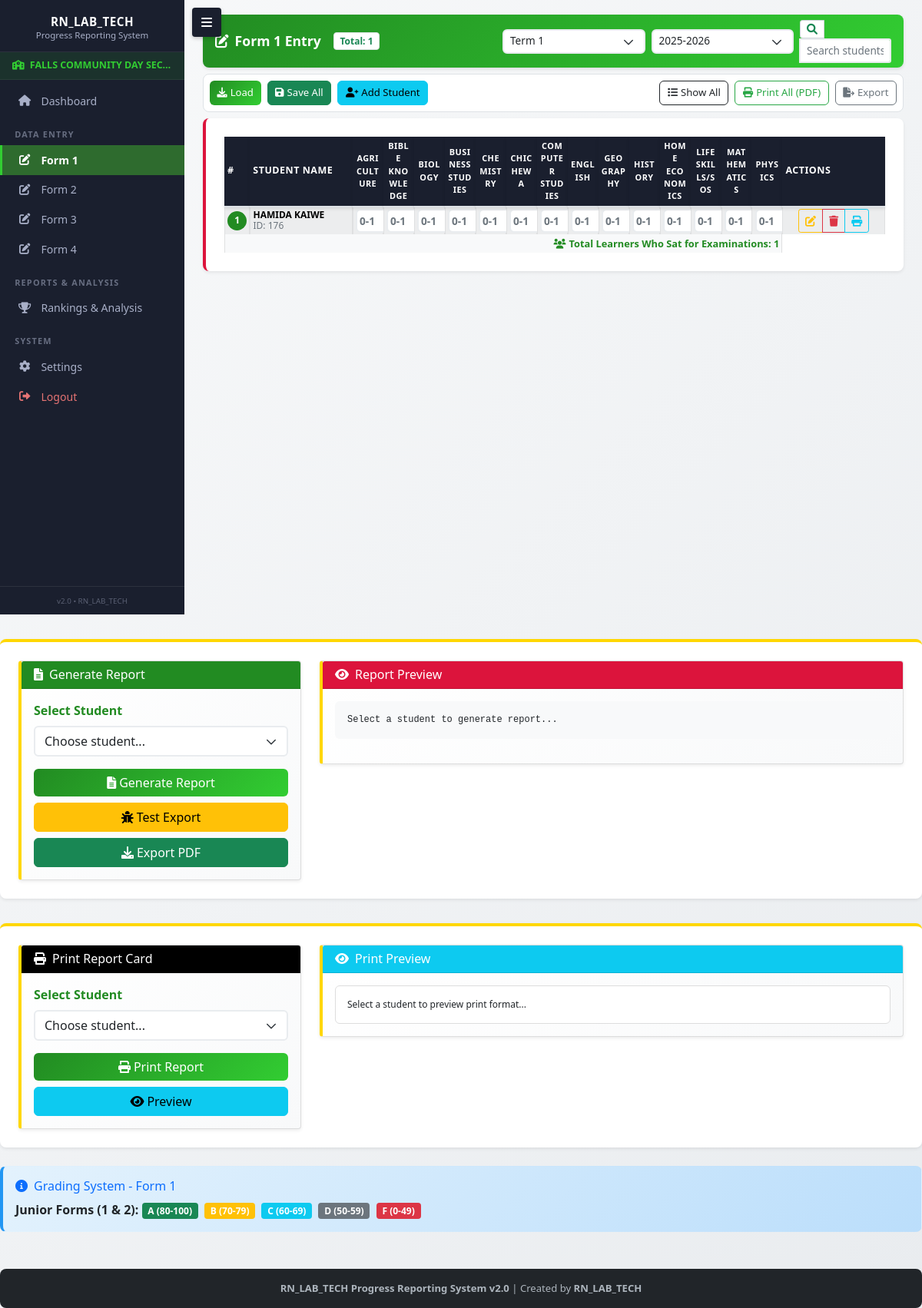
The app's page /form/1 (signed in), older data.
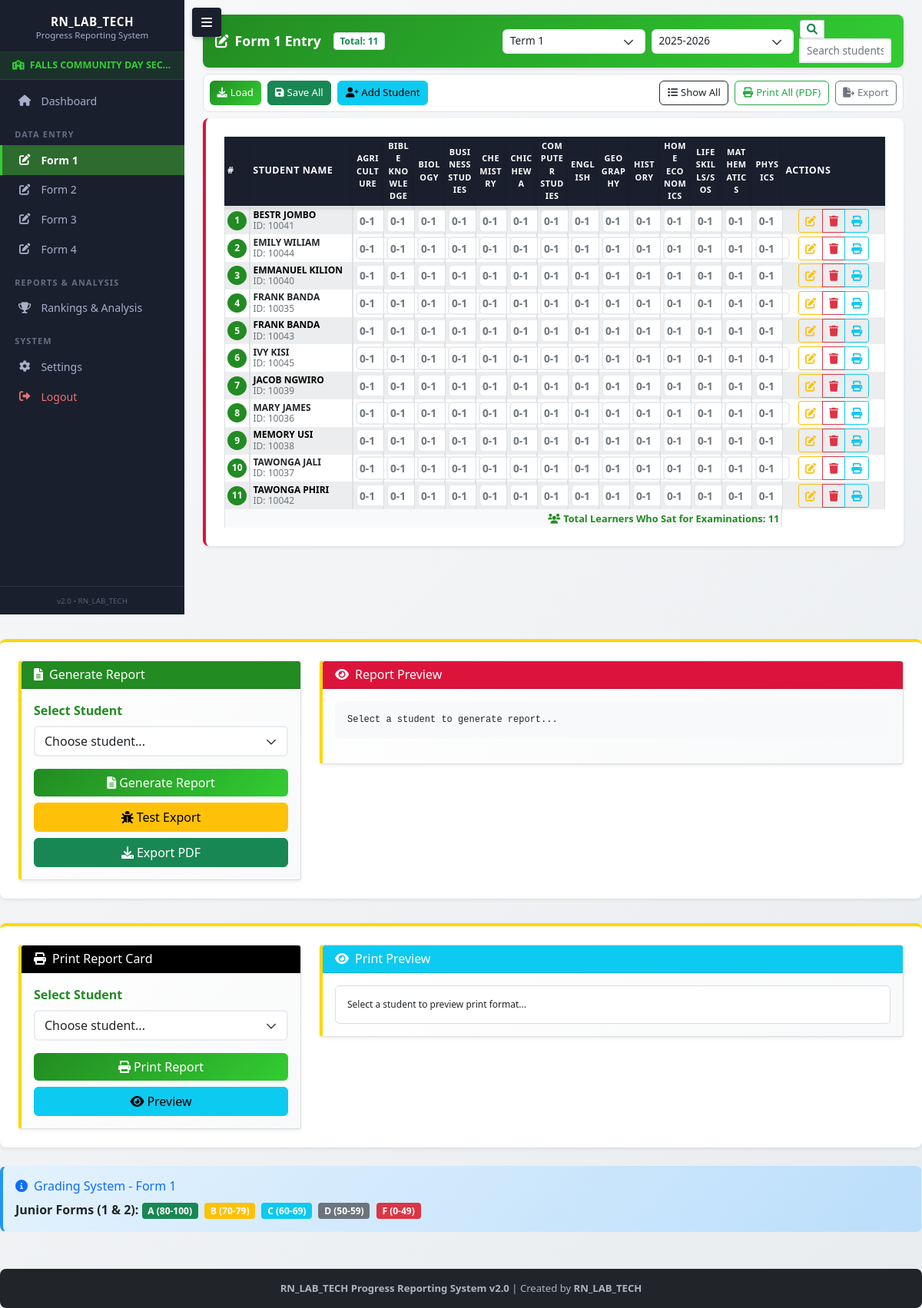
The same page, newer data.
### tables this page shows
CREATE TABLE "students" (
                            student_id INTEGER PRIMARY KEY AUTOINCREMENT,
                            student_number TEXT,
                            first_name TEXT NOT NULL,
                            last_name TEXT NOT NULL,
                            date_of_birth TEXT,
                            grade_level INTEGER NOT NULL,
                            email TEXT,
                            phone TEXT,
                            address TEXT,
                            parent_guardian_name TEXT,
                            parent_guardian_phone TEXT,
                            parent_guardian_email TEXT,
                            status TEXT DEFAULT 'Active',
                            date_enrolled TEXT DEFAULT CURRENT_TIMESTAMP,
                            school_id INTEGER,
                            UNIQUE(student_number, school_id)
                        );

### app.py (the view)
@app.route('/form/<int:form_level>')
def form_data_entry(form_level):
    if form_level not in [1, 2, 3, 4]:
        return redirect(url_for('index'))
    school_id = get_current_school_id()
    if not school_id:
        return redirect(url_for('login'))
    default_subjects = ['Agriculture', 'Bible Knowledge', 'Biology', 'Business Studies', 'Chemistry',
               'Chichewa', 'Computer Studies', 'English', 'Geography',
               'History', 'Life Skills/SOS', 'Mathematics', 'Physics', 'Home Economics']
    try:
        teachers_map = db.get_subject_teachers(form_level=form_level, school_id=school_id)
        merged_subjects = sorted(set(default_subjects) | set(teachers_map.keys()))
    except Exception:
        merged_subjects = sorted(default_subjects)
    if form_level == 1:
        subjects = [s for s in merged_subjects if s != 'Accounting']
    else:
        subjects = merged_subjects
    settings = db.get_school_settings(school_id) if hasattr(db, 'get_school_settings') else {}
    terms = settings.get('terms') or ['Term 1', 'Term 2', 'Term 3']
    academic_years = settings.get('academic_years') or [f'{y}-{y+1}' for y in range(2025, 2036)]
    selected_term = settings.get('selected_term', '')
    selected_academic_year = settings.get('selected_academic_year', '')
    if not selected_term and terms:
        selected_term = terms[0]
    if not selected_academic_year and academic_years:
        selected_academic_year = academic_years[0]
    try:
        students = db.get_students_by_grade(form_level, school_id)
        if selected_term and selected_academic_year:
            has_marks = db.check_marks_exist_for_period(
                form_level, selected_term, selected_academic_year, school_id
            )
            if not has_marks and not students:
                print(f"New academic year/term detected: {selected_academic_year} {selected_term} - no students enrolled yet")
    except Exception as e:
        print(f"Error getting students: {e}")
        students = []
    if not selected_term and terms:
        selected_term = terms[0]
    if not selected_academic_year and academic_years:
        selected_academic_year = academic_years[0]
    return render_template('form_data_entry.html',
                         form_level=form_level,
                         subjects=subjects,
                         students=students,
                         terms=terms,
                         academic_years=academic_years,
                         selected_term=selected_term,
                         selected_academic_year=selected_academic_year)

### app.py (called while the page is built)
def check_auth():
    return 'user_id' in session and 'user_type' in session

def get_current_school_id():
    if session.get('user_type') == 'school':
        return session.get('user_id')
    elif session.get('user_type') == 'school_user':
        return session.get('school_id')
    return None

def check_subscription_status():
    if session.get('user_type') == 'school':
        days_remaining = session.get('days_remaining', 0)
        if days_remaining <= 0:
            return False
    return True

### school_database.py (called while the page is built, shortened)
    def get_connection(self):
        conn = sqlite3.connect(self.db_path, timeout=30.0)
        try:
            conn.execute('PRAGMA journal_mode=DELETE')
        except sqlite3.OperationalError:
            import time
            time.sleep(0.05)
            try:
                conn.execute('PRAGMA journal_mode=DELETE')
            except Exception:
                pass
        conn.execute('PRAGMA synchronous=NORMAL')
        conn.execute('PRAGMA cache_size=10000')
        conn.execute('PRAGMA temp_store=memory')
        return conn

### templates/form_data_entry.html (shortened to what the changed rows need)
{% extends "base.html" %}
{% block content %}
<div class="data-entry-header-compact">
    <div class="d-flex align-items-center gap-3">
        <h2><i class="fas fa-edit me-2"></i>Form {{ form_level }} Entry</h2>
        <span class="badge bg-white text-success border" style="font-size: 0.75rem;">
            Total: <span id="studentCount">{{ students|length }}</span>
        </span>
    </div>
</div>
<div class="marks-table-container mt-1">
    <table class="table table-bordered table-hover table-striped table-sm sticky-header" id="marksTable" style="margin-top: 0 !important;">
        <thead class="table-dark">
            <tr style="position: sticky; top: 0; z-index: 50;">
                <th style="width: 5%; font-size: 0.78rem; padding: 0.18rem; position: sticky; top: 0; z-index: 51; background: #1a1f2e !important; border-top: none !important;">#</th>
                <th style="width: 20%; font-size: 0.78rem; padding: 0.18rem; position: sticky; top: 0; z-index: 51; background: #1a1f2e !important; border-top: none !important;">Student Name</th>
                {% for subject in subjects|sort %}
                <th class="subject-column" style="font-size: 0.68rem; padding: 0.12rem; position: sticky; top: 0; z-index: 51; background: #1a1f2e !important; border-top: none !important;">{{ subject }}</th>
                {% endfor %}
                <th style="width: 20%; font-size: 0.78rem; padding: 0.18rem; position: sticky; top: 0; z-index: 51; background: #1a1f2e !important; border-top: none !important;">Actions</th>
            </tr>
        </thead>
            <tbody>
                {% if students %}
                    {% for student in students %}
                <tr data-student-id="{{ student.student_id }}" class="{% if loop.index0 % 2 == 0 %}table-light{% else %}table-white{% endif %}">
                    <td class="text-center" style="width: 50px;">
                        <div class="bg-malawi-green text-white rounded-circle d-flex align-items-center justify-content-center" style="width: 25px; height: 25px; font-size: 0.75rem; font-weight: bold;">
                            {{ loop.index }}
                        </div>
                    </td>
                    <td class="student-name-column">
                        <div class="compact-name">
                            <strong class="text-malawi-black">{{ student.first_name }} {{ student.last_name }}</strong><br>
                            <small class="text-muted compact-id">ID: {{ student.student_id }}</small>
                        </div>
                    </td>
                    {% for subject in subjects|sort %}
                    <td class="text-center subject-column">
                        <input type="number"
                               class="form-control form-control-sm mark-input"
                               id="mark_{{ student.student_id }}_{{ subject|replace(' ', '_')|replace('/', '_') }}"
                               min="0" max="100"
                               placeholder="0-100"
                               data-student-id="{{ student.student_id }}"
                               data-subject="{{ subject }}">
                    </td>
                    {% endfor %}
                    <td class="text-center" style="width: 20%;">
                        <div class="btn-group btn-group-sm" role="group">
                            <button class="btn btn-outline-warning btn-sm"
                                    onclick="editStudent('{{ student.student_id }}')"
                                    title="Edit {{ student.first_name }} {{ student.last_name }}">
                                <i class="fas fa-edit"></i>
                            </button>
                            <button class="btn btn-outline-danger btn-sm"
                                    onclick="deleteStudent('{{ student.student_id }}', '{{ student.first_name }} {{ student.last_name }}')"
                                    title="Delete {{ student.first_name }} {{ student.last_name }}">
                                <i class="fas fa-trash"></i>
                            </button>
                            <button class="btn btn-outline-info btn-sm"
                                    onclick="printReportCard('{{ student.student_id }}', '{{ student.first_name }} {{ student.last_name }}')"
                                    title="Print report card for {{ student.first_name }} {{ student.last_name }}">
                                <i class="fas fa-print"></i>
                            </button>
                        </div>
                    </td>
                </tr>
                {% endfor %}
                {% endif %}
            </tbody>
            <tfoot>
                <tr class="table-light">
                    <td colspan="{{ subjects|length + 2 }}" class="text-end">
                        <strong class="text-malawi-green">
                            <i class="fas fa-users me-1"></i>Total Learners Who Sat for Examinations: {{ students|length }}
                        </strong>
                    </td>
                </tr>
            </tfoot>
        </table>
    </div>
</div>
{% endblock %}

Row changes from the older to the newer data that the page shows:
removed students: first_name "HAMIDA", last_name "KAIWE", student_id "176"
added students: first_name "BESTR", last_name "JOMBO", student_id "10041"
added students: first_name "EMILY", last_name "WILIAM", student_id "10044"
added students: first_name "EMMANUEL", last_name "KILION", student_id "10040"
added students: first_name "FRANK", last_name "BANDA", student_id "10035"
added students: first_name "FRANK", last_name "BANDA", student_id "10043"
added students: first_name "IVY", last_name "KISI", student_id "10045"
added students: first_name "JACOB", last_name "NGWIRO", student_id "10039"
added students: first_name "MARY", last_name "JAMES", student_id "10036"
added students: first_name "MEMORY", last_name "USI", student_id "10038"
added students: first_name "TAWONGA", last_name "JALI", student_id "10037"
added students: first_name "TAWONGA", last_name "PHIRI", student_id "10042"
Text that changed along with them:
{{ students|length }}: "1" → "11"
